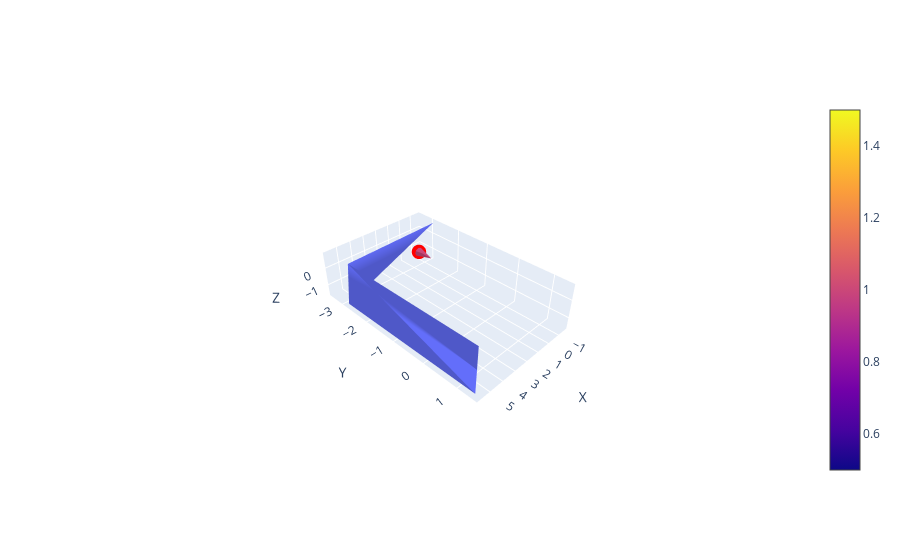

The cell this chart's notebook holds for it:
### Code cell
Mesh1 = go.Mesh3d(
            x=points1[:,0],
            y=points1[:,1],
            z=points1[:,2],
            i=faces1[:,0],
            j=faces1[:,1],
            k=faces1[:,2],
            )
Mesh2 = go.Mesh3d(
                 x=points2[:,0],
                 y=points2[:,1],
                 z=points2[:,2],
                 i=faces2[:,0],
                 j=faces2[:,1],
                 k=faces2[:,2],
                 )
fig = go.Figure( # Mesh1, Mesh2 빼놓음
    data=[Mesh1,
        # # Room1
        go.Scatter3d(
            x=[coorx1],
            y=[coory1],
            z=[coorz1],
            mode='markers',
            marker=dict(
                size=5,
                color='red'
            )
        ),
         go.Cone(x=[coorx1], y=[coory1], z=[coorz1],
                 u=[normal1[0]], v=[normal1[1]], w=[normal1[2]],
                 sizemode='absolute', sizeref=0.5,
                 anchor='tail', showlegend=False)
        # #  Room2
        #  
        #      go.Scatter3d(
        #          x=[coorx2],
        #          y=[coory2],
        #          z=[coorz2],
        #          mode='markers',
        #          marker=dict(
        #              size=5,
        #              color='red'
        #          )
        #      ),
        #      go.Cone(x=[coorx2], y=[coory2], z=[coorz2],
        #              u=[normal2[0]], v=[normal2[1]], w=[normal2[2]],
        #              sizemode='absolute', sizeref=0.5,
        #              anchor='tail', showlegend=False),
        #   # #  Room3
        #  go.Mesh3d(
        #          x=points3[:,0],
        #          y=points3[:,1],
        #          z=points3[:,2],
        #          i=faces3[:,0],
        #          j=faces3[:,1],
        #          k=faces3[:,2],
        #          facecolor=room3_points[:,3:][room3_faces[:,0]]
        #      ),
        #      go.Scatter3d(
        #          x=[coorx3],
        #          y=[coory3],
        #          z=[coorz3],
        #          mode='markers',
        #          marker=dict(
        #              size=5,
        #              color='red'
        #          )
        #      ),
        #      go.Cone(x=[coorx3], y=[coory3], z=[coorz3],
        #              u=[normal3[0]], v=[normal3[1]], w=[normal3[2]],
        #              sizemode='absolute', sizeref=0.5,
        #              anchor='tail', showlegend=False)
        ],
    layout=dict(
        scene=dict(
            xaxis=dict(title='X', visible=True),
            yaxis=dict(title='Y', visible=True),
            zaxis=dict(title='Z', visible=True),
            aspectmode="manual",
            aspectratio=dict(x=0.625, y=1, z=0.25),

        )
    )
)
fig.show()

### Figure 1 — Plotly figure (JSON) as saved in the notebook; plotly's stock layout.template omitted (floating-point values rounded to 4 significant figures)
{"data": [{"i": [0, 1, 2], "j": [1, 2, 3], "k": [2, 3, 4], "type": "mesh3d", "x": [5.489, 5.673, 5.555, 5.73, -1.55, -1.563, -1.571, -1.579], "y": [1.339, 1.384, -2.753, -2.841, -2.858, -2.882, 1.372, 1.379], "z": [0.8027, -1.577, 0.8033, -1.56, 0.7934, -1.576, 0.7897, -1.575]}, {"marker": {"color": "red", "size": 5}, "mode": "markers", "type": "scatter3d", "x": [-0.2683], "y": [-2.906], "z": [-0.6366]}, {"anchor": "tail", "showlegend": false, "sizemode": "absolute", "sizeref": 0.5, "type": "cone", "u": [-0.003014], "v": [1.0], "w": [-0.003055], "x": [-0.2683], "y": [-2.906], "z": [-0.6366]}], "layout": {"scene": {"aspectmode": "manual", "aspectratio": {"x": 0.625, "y": 1, "z": 0.25}, "xaxis": {"title": {"text": "X"}, "visible": true}, "yaxis": {"title": {"text": "Y"}, "visible": true}, "zaxis": {"title": {"text": "Z"}, "visible": true}}}}
